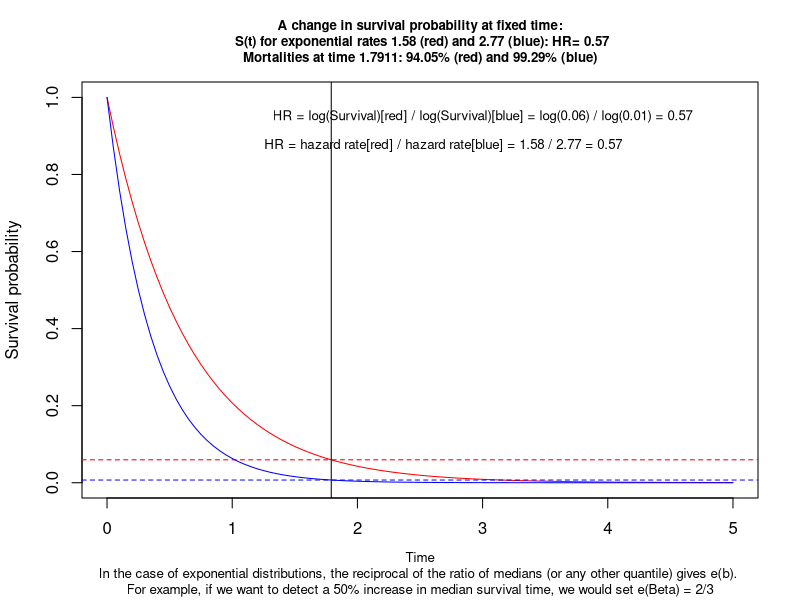
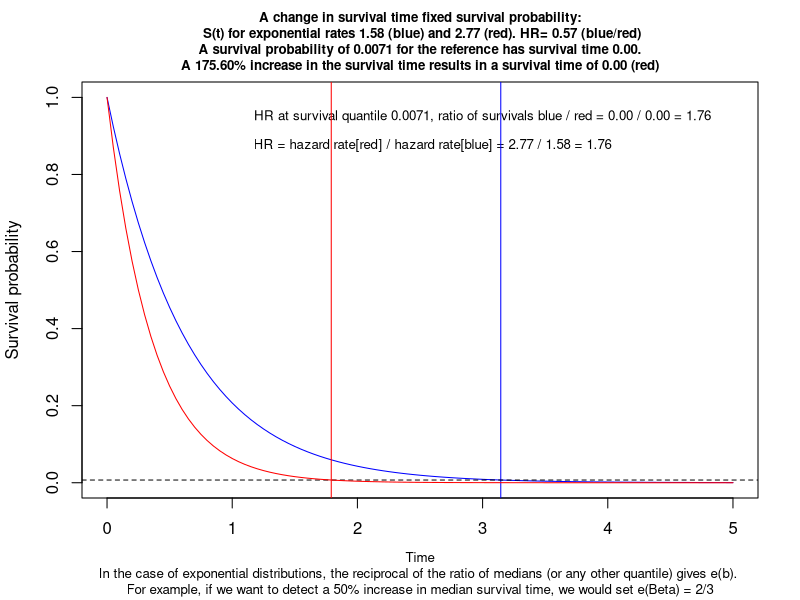
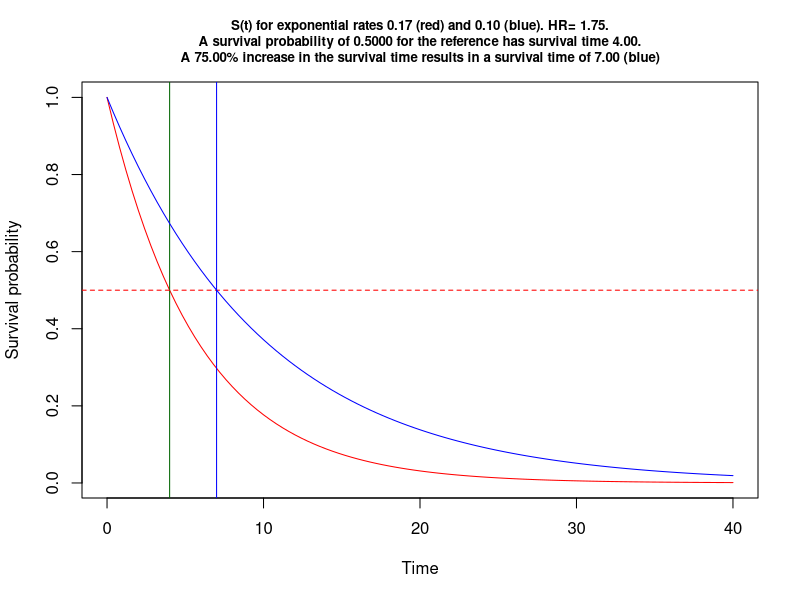
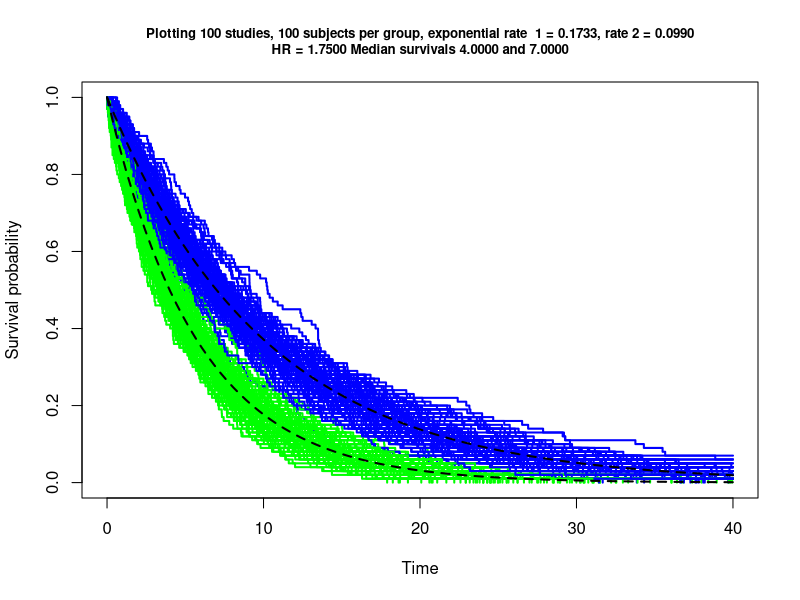

These charts were generated, in order, by the following R code: (Note: this script raises an error after producing the figures.)
## ---- chunk 1

#/***************************************************************************#
#Filename           :      xxxxxxxxxxxxxxxxxxxxx
#Author             :      obrieea1
#Date               :      xx-May-2021
#R                  :      xxxxxxxxxxxxx
#Platform           :      xxxxxxxxxxxxx 
#Project/Study      :      xxxxxxxxxxxxx
#Description        :      xxxxxxxxxxxxx   
#Assumptions:   
#Input              :       
#Output             :      An .R, .Rmd and .html file is output to xxx
#                          An .R file is output to the dir where original .Rmd file is located
#Macros used        :      none
#---------------------------------------------------------------------------
#MODIFICATION HISTORY: 
#    <DD-MON-YYYY>,
#    <Description> 
#    
#***************************************************************************/

# knit: (function(inputFile, encoding) { 
#               out_dir <- '~/Survival-power';   
#           rmarkdown::render(inputFile,
#                         encoding=encoding, 
#       output_file=file.path(out_dir,'survival power exploration.html')) })

        rm(list=ls())

        set.seed(123)
        startTime<-proc.time()
        library(knitr)
        knit_hooks$set(purl = hook_purl)  #new line
        options(width=120)
        options(width = 999)
        opts_chunk$set(comment = "", warning = FALSE, message = FALSE,
                       echo = FALSE, tidy = FALSE, size="tiny",  cache=FALSE,
                       progress=TRUE,
                         fig.width=7, fig.height=3.5,
                       cache.path = 'program_Cache/',
                       fig.path='figure/')
         
        knitr::knit_hooks$set(inline = function(x) {
          knitr:::format_sci(x, 'md')
        })
         
        
        options(scipen=999)  # remove scientific notation
        
      
        # create an R file of the code!
        # https://stackoverflow.com/questions/26048722/knitr-and-tangle-code-without-execution
        
         # knit_hooks$set(purl = function(before, options) {
         #   if (before) return()
         #   input  = current_input()  # filename of input document
         #   output = paste(tools::file_path_sans_ext(input), 'R', sep = '.')
         #   if (knitr:::isFALSE(knitr:::.knitEnv$tangle.start)) {
         #   assign('tangle.start', TRUE, knitr:::.knitEnv)
         #   unlink(output)
         # }
         #   cat(options$code, file = output, sep = '\n', append = TRUE)
         # })

          # function to calculate the mode     
          getmode <- function(v) {
               uniqv <- unique(v)
               uniqv[which.max(tabulate(match(v, uniqv)))]
          }
  
          
        # https://stackoverflow.com/questions/36868287/purl-within-knit-duplicate-label-error
          
          options(knitr.duplicate.label = 'allow') # to help with purl
 
          
## ---- chunk 2

 
      
      gps1 <-  paste0('~/Survival-power')
      gps2 <-  paste0('~/Survival-power')
      
      path.script <- paste0(gps1, '')        # code to go here
      path.import <- paste0(gps2, '')  # data is here
      path.export <- paste0(gps1, '') 
      
      wd <- Rhome <- paste0('~/Survival-power')
      wd.code <- paste0(Rhome,'')                 
      wd.data <- paste0(Rhome,'')
 
      
      
      # rounding functions
      p2 <- function(x) {formatC(x, format="f", digits=2)}
      p3 <- function(x) {formatC(x, format="f", digits=3)}
      p4 <- function(x) {formatC(x, format="f", digits=4)}
      
       # https://stackoverflow.com/questions/3245862/format-numbers-to-significant-figures-nicely-in-r
      formatz <- function(x){
        
        if (!is.na(x)  ) {
          
          formatC(signif(x,digits=5), digits=5,format="fg", flag="#",big.mark=",")
          
        }
        
      }
      
      formatz0 <- function(x){
        sprintf(x, fmt = '%s')  
      }
      formatz1 <- function(x){
        sprintf(x, fmt = '%#.1f')  
      }
      formatz2 <- function(x){
        sprintf(x, fmt = '%#.2f')  
      }
      formatz00 <- function(x){
        round(x,0) 
      }
      formatz4 <- function(x){
        sprintf(x, fmt = '%#.4f')  
      }
 
      
## ---- chunk 3
      
    # functions  to get means and SDs, not used
    mymean <- function(x) {mean(x, na.rm=T)}
    mysd <- function(x) {sd(x, na.rm=T)}
    
     
## ---- chunk 4
 
    library(survival)
    library(rms) # for modelling
    library(tidyverse)
   
## ---- chunk 5
      
  # x <- list.files(path.import,".")   # get the names of all files in this dir.
  # #
  # f <- x[grep("\\.sas7bdat\\b",x)]  # get the names that include sas7bdat
  # 
  # f <- c("zzzzz.sas7bdat","yyyy.sas7bdat","xxxx.sas7bdat")
  # 
  # # assign names to objects and call the object the actual name
  # for (i in 1:length(f)) assign(f[i], haven::read_sas(paste0(path.import,f[i])))

  lambda  <-runif(1,1,3)                       # random, this will be a constant hazard rate
  lambda2 <-runif(1,1,3)                       # random, second curve rate
  
  #new
  A  <-runif(1,1,3)                       # random, this will be a constant hazard rate
  B  <-runif(1,1,3)                       # random, second curve rate
  lamda   <- min(A,B)           # best survival
  lambda2 <- max(A,B)           # worst surivial red curve
  #end new
  
  end <- ceiling(-(log(1-.999)/ lambda))       # for plotting 99th percentile
  s <- seq(0,end, length.out = end+1)          # reasonable x axis
  #p <- 0.5                                    # choose survival prop
  p <- runif(1)                                # random survival prop
  ms <- -log(1-p)/lambda                       # survival time  for survival prop p

  (time1 <- ms )
  (mort1 <-  exp(-lambda2*  ms  ) ) # e^-lambda*t
  
  # tereneau book p62
  # In the case of exponential distributions, the reciprocal of the ratio of
  # medians (or any other quantile) gives e(b). For example, if we want to
  # detect a 50% increase in median survival time, we would set e(Beta) = 2/3. 
  (log(1-p)/log(mort1))
  lambda/lambda2
  #~~~~~~~~~~~~~~~~~~~~~~~~~~~~~~~~~~~~~~~~~~~~~~~~~~~~~~~~~~~~~~~~~~~~~~~~~~~~~~~~~~~~
  #~~~~~~~~~~~~~~~~~~~~~~~~~~~~~~~~~~~~~~~~~~~Survival function~~~~~~~~~~~~~~~~~~~~~~~~~~~~~~~
  zp <- function(x, shape, scale)
    pweibull(x, shape=shape, scale=scale,lower.tail=F)
  
  #~~~~~~~~~~~~~~~~~~
  curve(zp(x, shape=1, scale=1/lambda), from=0, to=end, 
         main=paste0("A change in survival probability at fixed time:\n S(t) for exponential rates ",
                     formatz2(lambda),         " (red) and ",
                     formatz2(lambda2),        " (blue): HR= ",
                     formatz2(lambda/lambda2), "\nMortalities at time ",
                     formatz4(ms),             ": ",
                     formatz2(p*100),          "% (red) and ", 
                     formatz2((1-mort1)*100 ), "% (blue)" ), 
                     cex.main = .8,
                     ylab='Survival probability', xlab='', col="red", 
                     sub= "Time\nIn the case of exponential distributions, the reciprocal of the ratio of medians (or any other quantile) gives e(b). \nFor example, if we want to detect a 50% increase in median survival time, we would set e(Beta) = 2/3" ,  cex.sub=.8)

  abline(v=ms )  
  abline(h=1-p , col='red' , lty=2)
  #~~~~~~~~~~~~~~~~~~
  curve(zp(x, shape=1, scale=1/lambda2), from=0, to=end,    # main=paste0("S(t), rate = ",lambda2,""),
        ylab='Survival probability', xlab='Time', col="blue", add=TRUE)
  abline(h=mort1 , col='blue' , lty=2)                      # think of exp(-lambda*t) where t is the define line above
  #~~~~~~~~~~~~~~~~~~
  text(x = end*.6, y = .95, #(1-p)*1.1, #.7,                # Text with different color & size
       paste0("HR = log(Survival)[red] / log(Survival)[blue] = log("
              ,formatz2(1-p),                  ") / log(",
              formatz2(mort1),                 ") = ", 
              formatz2( log(1-p)/log(mort1) ), ""),
       col = "black",#1b98e0",
       cex = .8)
  #~~~~~~~~~~~~~~~~~~
  text(x = end*.537, y = .875, #mort1*.9, #.5,                # Text with different color & size
       paste0(expression("HR = hazard rate[red] / hazard rate[blue] = "),
              formatz2(lambda),         " / ",
              formatz2(lambda2),        " = ",
              formatz2(lambda/lambda2), ""
              ),
       col = "black",#1b98e0",
             cex = .8)
  #~~~~~~~~~~~~~~~~~~
     # ratio of two survivals
     A <- -log(1-p)/lambda2
     B <- -log(1-p)/lambda
      
     A/B
     lambda/lambda2

## ---- chunk 6
      
 #~~~~~~~~~~~~~~~~~~~~~~~~~~~~~~~~~~~~~~~~~~~~~~~~~~~~~~~~~~~~~~~~~~~~~~~~~~~~~~~~~~~~~~~~~~~~~~~~
 ## instead of survival mortality lets postulated change in the time for survival  
 #a 50% increase in median survival time, we would set e(3 =
 


# temp code these out
# fact. <-     runif(1) # random % increase in time for survival of this means
# lambda2  <-  lambda/(1+fact.)  # use lambda from previous chunk
# hr    <-     lambda2/lambda
 
 
 # ref.time <- -log(p)/lambda
 # trt.time <- -log(p)/lambda2
 
 # new
 p <- mort1   # copy the blue 
 ref.time <- s1 <- -log(1-p)/lambda
 trt.time <- s2 <- -log(1-p)/lambda2 
 fact. <- perc.chg <- (1+(s1/s2-1))
 
 s2
 s1
 s2*(1+(s1/s2-1))
 hr    <-     lambda/lambda2
 # end new
 
 
 curve(zp(x, shape=1, scale=1/lambda), from=0, to=end, 
       main=paste0(  "A change in survival time fixed survival probability:\n S(t) for exponential rates ",
          formatz2(lambda),    " (blue) and ",
          formatz2(lambda2),   " (red). HR= ",
          formatz2(hr),        " (blue/red)\n A survival probability of ",
          formatz4(p),         " for the reference has survival time ",
          formatz2( ref.time), ". \nA ",
          formatz2(fact.*100) ,"% increase in the survival time results in a survival time of ",
          formatz2(trt.time),  " (red)"),  cex.main = .8,
          ylab='Survival probability',xlab='', 
          col="blue",
          sub= "Time\nIn the case of exponential distributions, the reciprocal of the ratio of medians (or any other quantile) gives e(b). \nFor example, if we want to detect a 50% increase in median survival time, we would set e(Beta) = 2/3" , cex.sub=.8)
 
   text(x = end*.6, y = .95, #p*1.2,              # Text with different color & size
       paste0("HR at survival quantile ",formatz4(p),", ratio of survivals blue / red = "
              ,formatz2(ref.time),             " / ",
              formatz2(trt.time),              " = ", 
              formatz2( ref.time/trt.time ),   ""),
       col = "black",
       cex = .8)
 
  #~~~~~~~~~~~~~~~~~~
  text(x = end*.52, y = .875, #mort1*.9, #.5,                # Text with different color & size
       paste0(expression("HR = hazard rate[red] / hazard rate[blue] = "),
              formatz2(lambda2)," / ",formatz2(lambda)," = "
              ,formatz2(lambda2/lambda),""
              ),
       col = "black",#1b98e0",
             cex = .8)
  #~~~~~~~~~~~~~~~~~~~
 abline(v= -log(p)/lambda, col='blue')  
 abline(h=p , col='black' , lty=2)
 abline(v= -log(p)/lambda2 , col='red')   
 
 curve(zp(x, shape=1, scale=1/lambda2), from=0, to=end,  
       ylab='Survival probability', xlab='Time', col="red", add=TRUE)
  
 #~~~~~~~~~~~~~~~~~~~~~~~~~~~~~~~~~~~~~~~~~~~~~~~~~~~~~~~~~~~~~~~~~~~~~~~~~~~~~~~~~~~~~~~~~~~~~~~~
 
 
## ---- chunk 7
     
## ---- chunk 8
 
# This function is useful for creating d1 an input to Hmisc cpower

  morti <- function ( d0=.5, hr=2/3, time=6){
    
      lambda = -log(1-d0)/time     # hazard rate 
      m = 1 - exp(-lambda*time*hr) # mortality hence subtracting from 1
      return(m)
  } 
  
 
  d0 <- 0.5
  d1 <- morti()
  
  cpower(tref=6, n=352, mc=d0, r= 100*(d0 - d1)/d0, tmin=39/4, 
         accrual=74/4, alpha=.05, pr=TRUE,
         noncomp.c = 0, noncomp.i = 0)


 
## ---- chunk 9

## ---- chunk 10
  
d0 <- 1-.29
d1 <- 1-.4
cpower(tref=1, n=444, mc=d0, r= 100*(d0 - d1)/d0, tmin=1, 
       accrual=1, alpha=.05, pr=TRUE,
       noncomp.c = 0, noncomp.i = 0)
  
  
  
## ---- chunk 11
     
## ---- chunk 12
     

cpower(tref=2, n=1000, mc=.2, r=25, accrual=2, tmin=1, 
       noncomp.c=10, noncomp.i=17.5)

# repeating using my function, only difference due to rounding

  d0= .2
  time=2
  hr=0.7283
  d1 <- morti(d0=d0, hr= hr, time=time)
  
  cpower(tref=time, n=1000, mc=d0, r=100*(d0 - d1)/d0, accrual=2, tmin=1, 
         noncomp.c=10, noncomp.i=17.5)
 
## ---- chunk 13

  
  d0= .6
  time=5
  d1=.41
  
  cpower(tref=time, n=400, mc=d0, r=100*(d0 - d1)/d0, accrual=1.5, tmin=2,    # p478 and p482
         noncomp.c=0, noncomp.i=0)
  
  cpower(tref=time, n=400, mc=d0, r=100*(d0 - d1)/d0, accrual=2.0,  tmin=2,    # p483
         noncomp.c=0, noncomp.i=0)
  
  cpower(tref=time, n=903, mc=d0, r=100*(d0 - d1)/d0, accrual=20/24, tmin=0,  # p483 no this does not match <-!!
         noncomp.c=0, noncomp.i=0) 


## ---- chunk 14

# Stata survival book p353/354, we duplicate with cpower
# stpower exponential 0.03, hratio(0.6) power(0.9) aperiod(20) fperiod(15)

    hr   <- 0.6
    h    <- 0.03  
    time <- 1/h*(-log(1-0.5))^(1)  #Weibull
    d0   <- 0.5
    d1   <- morti(d0=d0, hr= hr, time=time)  # my function
  
  cpower(tref=time, n=190*2, mc=d0, r=100*(d0 - d1)/d0, accrual=20, tmin=15, 
         noncomp.c=0, noncomp.i=0) #

## ---- chunk 15

 
# stpower exponential 0.03, hratio(0.6) power(0.9) fperiod(35) loghazard detail

simfunx <- function(p=1, hr=.6, n=30, At=20, lambdaC=.018, alpha=0.05, seed=NULL ) {
  
      if (!is.null(seed)) set.seed(seed)
      
      h  <- lambdaC #                    # hazard for exponential using med surv, remeber -log(0.5) is the same 
      ms <- 1/h*(-log(1-0.5))^(p)        # lets show we know how to recreate median survival
      T1 <- 1/h*(-log(runif(n)))^(p)     # weibull times, p=1 so exp, lambda=h
      
      ms2<- ms*hr                        # use the HR to get hazard in other group
      h2 <- log(2)/ms2
      T2 <- 1/h2*(-log(runif(n)))^(p)    # create n weibull times, p=1 so exp, lambda=h2
      
      # lambdaC hazard of censoring
      C1 = rweibull(n, shape=1, scale=1/lambdaC)   # censoring time
      C2 = rweibull(n, shape=1, scale=1/lambdaC)   # censoring time
      
      C1 = rep(100000,n)    # censoring time, basically no censoring due to large time I use here
      C2 = rep(100000,n)    # censoring time  basically no censoring due to large time I use here
      
      time1 = pmin(T1,C1)  # observed time is min of censored and true grp0
      time2 = pmin(T2,C2)  # observed time is min of censored and true grp1
      
      event1 = time1==T1   
      event2 = time2==T2   
      
      event = c(event1,event2)
      Ti = c(time1,time2)
      
      event <- ifelse(Ti >= At, 0, event)
      Ti <-     ifelse(Ti >= At, At, Ti)
      #~~~~~~~~~~~~~~~~~~~~~~~~~~~~~~~~~~~~~~~~~~~~~~~~~~~~~~~~~~~~~~~~~~~~~
      dd <- data.frame(T= Ti, 
                       x = c(rep(1,n), rep(0,n)), 
                       event = event )
      
      l = coxph(Surv(T, event) ~ x, dd)
      
      o <- anova(l)$`Pr(>|Chi|)`[2] # P-value from likelihood ratio test
      
      pow <- o<=alpha
      
      u <- exp(confint(l, level = .9))  [2][[1]]  # use for upper 90% conf interval for non inferiority
      
      n <- (l$n-l$nevent)/l$n  
      
      p <- exp(l$coefficients[[1]])
      
      ev <- l$nevent  # no of events
      
      h1=h
      h2=h2
      
      c( (h1), (h2), (ev),  (n), (p), (u), (o),  (pow))
}


  simres <- plyr::raply(1000,simfunx(p=1, hr=1/.6, n=294/2, At=35, lambdaC=.03))
  simres <- as.data.frame(simres)
  names(simres) <- c("h1","h2","No of events", "Proportion of events","HR", "HR Upper 90CI","Mean P-value","Power")
  options(digits=3)
  r <- (apply(simres,2, mean))
  r<-as.data.frame(r)
  print(kable(t(r)))
  options(digits=7)


## ---- chunk 16


## ---- chunk 17


simfunf <- function(p=1, hr=.6, n=30, acc=20, fup=5, lambdaC=.018, alpha=0.05, seed=NULL ) {
  
  if (!is.null(seed)) set.seed(seed)
  
  At <- T1 <- T2 <- D1 <- D2 <- T1a <- T2a <- time1 <- time2 <- l <- NULL
  
  At= acc + fup
  
  h  <- lambdaC #                    # hazard for exponential using med surv, remeber -log(0.5) is the same 
  ms <- 1/h*(-log(1-0.5))^(p)        # lets show we know how to recreate median survival
  T1 <- 1/h*(-log(runif(n)))^(p)     # weibull times, p=1 so exp, lambda=h
  
  ms2<- ms*hr                        # use the HR to get hazard in other group
  h2 <- log(2)/ms2
  T2 <- 1/h2*(-log(runif(n)))^(p)    # create n weibull times, p=1 so exp, lambda=h2
  
  # lambdaC hazard of censoring
  C1 = rweibull(n, shape=1, scale=1/lambdaC)   # censoring time
  C2 = rweibull(n, shape=1, scale=1/lambdaC)   # censoring time
  
  a1 <- runif(n,0,acc) # use these for random uniform accrual times
  a2 <- runif(n,0,acc)
  
  D1 = T1+a1   # add rand uniform to weibull events
  D2 = T2+a2
  
  T1a <- ifelse(D1>At, At,  T1 )  # make sure no time + accrual entry exceeds accrual + follow up
  T2a <- ifelse(D2>At, At,  T2 )  # and replace [rand uniform to weibull events] with original time to event time

  # by pass censoring, so no censoring!
  C1 = rep(100000,n)    # censoring time, basically no censoring
  C2 = rep(100000,n)    # censoring time  basically no censoring
  
  time1 = pmin(T1a,C1)  # observed time is min of censored and true grp0
  time2 = pmin(T2a,C2)  # observed time is min of censored and true grp1
  
  event1 = time1==T1a   
  event2 = time2==T2a   
  
  
  event = c(event1,event2)
  Ti = c(time1,time2)
  
  event <- ifelse(Ti >= At, 0, event)
  Ti <-     ifelse(Ti >= At, At, Ti)
  #~~~~~~~~~~~~~~~~~~~~~~~~~~~~~~~~~~~~~~~~~~~~~~~~~~~~~~~~~~~~~~~~~~~~~
  dd <- data.frame(T= Ti, 
                   x = c(rep(1,n), rep(0,n)), 
                   event = event )
  
  l = coxph(Surv(T, event) ~ x, dd)
  
  o <- anova(l)$`Pr(>|Chi|)`[2] # P-value from likelihood ratio test
  
  pow <- o<=alpha
  
  u <- exp(confint(l, level = .9))  [2][[1]]  # use for upper 90% conf interval for non inferiority
  
  n <- (l$n-l$nevent)/l$n  
  
  p <- exp(l$coefficients[[1]])
  
  ev <- l$nevent  # no of events
  
  h1=h
  h2=h2
  
  c(h1,h2,ev,n,p,u,o, pow)
}

# my god it works!!!
  simres <- plyr::raply(1000,simfunf(p=1, hr=.6, n=190,  lambdaC=.018, acc=20, fup=15))
  simres <- as.data.frame(simres)
  names(simres) <- c("h1","h2","No of events", "Proportion of events","HR", "HR Upper 90CI","Mean P-value","Power")
  options(digits=3)
  r <- (apply(simres,2, mean))
  r<-as.data.frame(r)
  print(kable(t(r)))
  options(digits=7)


## ---- chunk 18
 
  
  hr=.6
  h  <- .03  
  time <- 1/h*(-log(1-0.5))^(1) 
  d0=.5
  
  d1 <- morti(d0=d0, hr= hr, time=time)
  
  cpower(tref=time, n=190*2, mc=d0, r=100*(d0 - d1)/d0, accrual=20, tmin=15, 
         noncomp.c=0, noncomp.i=0) #?


## ---- chunk 19
 
  weibSurv <- function(x, shape, scale)
      pweibull(x, shape=shape, scale=scale,lower.tail=F)

#~~~~~~~~~~~~~~~~~~~~~~~~~~~~~~~~~~~~~~~~~~~~~~~~~~~~~~~~~~~~~~~~~~~~~~~~~~~~~~~~~~~~~~~~~~~~~~~~
# instead of survival mortality lets postulated change in the time for survival  
# visualize the question
#~~~~~~~~~~~~~~~~~~~~~~~~~~~~~~~~~~~~~~~~~~~~~~~~~~~~~~~~~~~~~~~~~~~~~~~~~~~~~~~~~~~~~~~~~~~~~~~~

  # inputs
  n     <- 100                             # no of patients per group
  ms1   <- 4                               # median survival null
  ms2   <- 7                               # median survival alternative
  p     <- 0.50                            # time for survival probability
  fact. <- (ms2-ms1)/ms1                   # % increase in time for survival of this means
  h     <- lambda   <-  log(2)/ms1         # baseline hazard (reference)
  h2    <- lambda2  <-  lambda/(1+fact.)   # alternate hazard
  hr    <- lambda/lambda2                  # hr compares to alternate/longer survival

## ---- chunk 20
   
  
#~~~~~~~~~~~~~~~~~~~~~~~~~~~~~~~~~~~~~~~~~~~~~~~~~~~~~~~~~~~~~~~~~~~~~~~~~~~~~~~~~~~~~~~~~~~~~~~~
# visualize the question
#~~~~~~~~~~~~~~~~~~~~~~~~~~~~~~~~~~~~~~~~~~~~~~~~~~~~~~~~~~~~~~~~~~~~~~~~~~~~~~~~~~~~~~~~~~~~~~~~

  end <- ceiling(-(log(1-.999)/ lambda))       # for plotting the range of x axis, calc. 99th percentile
  s   <- seq(0,end, length.out = end+1)    
  
  curve(weibSurv(x, shape=1, scale=1/lambda), from=0, to=end, 
        main=paste0("S(t) for exponential rates ",formatz2(lambda)," (red) and ",formatz2(lambda2), " (blue). HR= ",formatz2(hr),".\n A survival probability of ",formatz4(p)," for the reference has survival time ",
                    formatz2(-log(p)/lambda),". \nA ",formatz2(fact.*100) ,"% increase in the survival time results in a survival time of ",formatz2(-log(p)/lambda2)," (blue)"),  cex.main = .8,
        ylab='Survival probability', xlab='Time', col="red")
  
  abline(v= -log(p)/lambda, col='darkgreen')  
  abline(h=p , col='red' , lty=2)
  abline(v= -log(p)/lambda2 , col='blue')   
  
  curve(weibSurv(x, shape=1, scale=1/lambda2), from=0, to=end,  
        ylab='Survival probability', xlab='Time', col="blue", add=TRUE)

## ---- chunk 21
  
#~~~~~~~~~~~~~~~~~~~~~~~~~~~~~~~~~~~~~~~~~~~~~~~~~~~~~~~~~~~~~~~~~~~~~~~~~~~~~~~~~~~~~~~~~~~~~~~~
# Plot many studies
#~~~~~~~~~~~~~~~~~~~~~~~~~~~~~~~~~~~~~~~~~~~~~~~~~~~~~~~~~~~~~~~~~~~~~~~~~~~~~~~~~~~~~~~~~~~~~~~~

  T1 <- 1/h* (-log(runif(n)))^(1)      # 1 in brackets dictates exponential dist
  T2 <- 1/h2*(-log(runif(n)))^(1)      # 1 in brackets dictates exponential dist
  
  survfit1 <- survfit(Surv(T1) ~ 1)
  plot(survfit1, ylab="Survival probability", xlab="Time",col="green", conf.int=FALSE, 
       main=paste0("Plotting ",n," studies, ",n," subjects per group, exponential rate  1 = ",formatz4(h),", rate 2 = ",formatz4(h2), "\nHR = ",formatz4(h/h2),
                   " Median survivals ",formatz4(log(2)/lambda)," and ",formatz4(log(2)/lambda2)), xlim=c(0,end), cex.main = .8)
  
  survfit2 <- survfit(Surv(T2) ~ 1)
  lines(survfit2, lwd=2, col='blue', conf.int = FALSE)  
  
  # draw 100 studies!
  for ( i in 1:n) {
    
    T1 <- 1/h* (-log(runif(n)))^(1)   # 1 in brackets dictates exponential dist
    T2 <- 1/h2*(-log(runif(n)))^(1)   # 1 in brackets dictates exponential dist
    
    survfit1 <- survfit(Surv(T1) ~ 1)
    lines(survfit1, lwd=2, col='green', conf.int = FALSE)  
    
    survfit2 <- survfit(Surv(T2) ~ 1)
    lines(survfit2, lwd=2, col='blue', conf.int = FALSE)  
    
  }
  
  # plot true survival curve, constant hazard h
  curve(weibSurv(x, shape=1, scale=1/h), from=0, to=end, n=length(T1), 
        col='black', lwd=2, lty=2,
        ylim=c(0,1), add=TRUE)
  
  # plot true survival curve, constant hazard h2
  curve(weibSurv(x, shape=1, scale=1/h2), from=0, to=end, n=length(T1), 
        col='black', lwd=2, lty=2,
        ylim=c(0,1), add=TRUE)


## ---- chunk 22
  
#~~~~~~~~~~~~~~~~~~~~~~~~~~~~~~~~~~~~~~~~~~~~~~~~~~~~~~~~~~~~~~~~~~~~~~~~~~~~~~~~~~~~~~~~~~~~~~~~
# power simulation
#~~~~~~~~~~~~~~~~~~~~~~~~~~~~~~~~~~~~~~~~~~~~~~~~~~~~~~~~~~~~~~~~~~~~~~~~~~~~~~~~~~~~~~~~~~~~~~~~

  sim = function(h,h2,n) {
    
    # Simulate some time to event data
    T1 <- 1/h* (-log(runif(n)))^(1)   
    T2 <- 1/h2*(-log(runif(n)))^(1) 
    
    # data
    ti = c(T1, T2)
    gr = c(rep(1, n), rep(0, n))
    
    l = coxph(Surv(ti) ~ gr)    # Fit Cox model
    anova(l)$`Pr(>|Chi|)`[2]   # P-value 
  }
  
  #set.seed(123) # Reproducible pseudorandom numbers
  pv <-  replicate(1000, sim(n = 200/2, h = h, h2=h2)) 
  mean(pv <= 0.05)  

  
## ---- chunk 23
#~~~~~~~~~~~~~~~~~~~~~~~~~~~~~~~~~~~~~~~~~~~~~~~~~~~~~~~~~~~~~~~~~~~~~~~~~~~~~~~~~~~~~~~~~~~~~~~~
# let's use Frank Harrell Hmisc cpower function
# the perspective here is change in mortality at initial time of interest rather 
#~~~~~~~~~~~~~~~~~~~~~~~~~~~~~~~~~~~~~~~~~~~~~~~~~~~~~~~~~~~~~~~~~~~~~~~~~~~~~~~~~~~~~~~~~~~~~~~~
  morti <- function ( d0=.5, hr=2/3, time=6){
    
    lambda = -log(1-d0)/time     # hazard rate 
    m = 1 - exp(-lambda*time*hr) # mortality hence subtracting from 1
    return(m)
  } 
  
  time <- ms1
  d0   <- p
  hr   <- 1/hr
  
  d1 <- morti(d0=d0, hr= hr, time=time)
  
  # looking at graph above just made me choose accrual time 100 with no further follow up
  Hmisc::cpower(tref=time, n=100*2, mc=d0, r=100*(d0 - d1)/d0, accrual=100, tmin=0, 
         noncomp.c=0, noncomp.i=0) 
  
    Hmisc::cpower(tref=time, n=152, mc=d0, r=100*(d0 - d1)/d0, accrual=100, tmin=0, 
         noncomp.c=0, noncomp.i=0) 
  

## ---- chunk 24


 w.sim2 <- function(p=1, hr=1.75, n=100, At=30, ms=5.5, lambdaC=.04) { 

      h  <- log(2)/ms                    # hazard for exponential
      ms <- 1/h*(-log(1-0.5))^(p)        # median survival
      T1 <- 1/h*(-log(runif(n)))^(p)     # weibull times, p=1 so exp, lambda=h
      
      ms2<- ms*hr                        # use the HR to get hazard in other group
      h2 <- log(2)/ms2
      T2 <- 1/h2*(-log(runif(n)))^(p)    # weibull times, p=1 so exp, lambda=h2
      
      # lambdaC hazard of censoring
      C1 = rweibull(n, shape=1, scale=1/lambdaC)   # censoring time
      C2 = rweibull(n, shape=1, scale=1/lambdaC)   # censoring time
      
      time1 = pmin(T1,C1)  # observed time is min of censored and true grp0
      time2 = pmin(T2,C2)  # observed time is min of censored and true grp1
      
      event1 = time1==T1   
      event2 = time2==T2   
      
      event = c(event1,event2)
      #~~~~~~~~~~~~~~~~~~~~~~~~~~~~~~~~~~~~~~~~~~~~~~~~~~~~~~~~~~~~~~~~~~~~~
      dat <- data.frame(T = c(time1,time2), 
                        x = c(rep(1,n), rep(0,n)), 
                        event = c(event1,event2) )

      l = coxph(Surv(T, event) ~ x, dat)
      
      pv <- anova(l)$`Pr(>|Chi|)`[2] # P-value from likelihood ratio test
      
      # collect
      o <- pv
      
      n <- (l$n-l$nevent)/l$n
      
      p <- exp(l$coefficients[[1]])
      
      ev <- l$nevent
      
   #   pow <- o <=.05
      
      output <- list(o,n,p,ev )
      
      return(output)

    }

 
  fact.    <-   (7-4)/4  # % increase in time for survival of this means
  lambda   <-  log(2)/4 # baseline hazard (reference)
  lambda2  <-  lambda/(1+fact.)
  hr       <-  lambda/lambda2
   
   
  # need to double check inputs are correct here??
  require(survival)
  phr = replicate(1000, w.sim2(p=1, hr=hr, n=200/2, At=30000, ms=7, lambdaC=0.00006)) # # censoring and admin censoring times are so big they have no effect
  phr <- t(phr)
  mean(phr[,1] <= 0.05) 


## ---- chunk 25
  
  
#~~~~~~~~~~~~~~~~~~~~~~~~~~~~~~~~~~~~~~~~~~~~~~~~~~~~~~~~~~~~~~~~~~~~~~~~~~~~~~~~~~~~~~~~~~~~~~~~
# non inf power simulation - under construction
#~~~~~~~~~~~~~~~~~~~~~~~~~~~~~~~~~~~~~~~~~~~~~~~~~~~~~~~~~~~~~~~~~~~~~~~~~~~~~~~~~~~~~~~~~~~~~~~~
  # inputs
  n     <- 100                             # no of patients per group
  ms1   <- 4                               # median survival null
  ms2   <- 7                               # median survival alternative
  p     <- 0.50                            # time for survival probability
  fact. <- (ms2-ms1)/ms1                   # % increase in time for survival of this means
  h     <- lambda   <-  log(2)/ms1         # baseline hazard (reference)
  h2    <- lambda2  <-  lambda/(1+fact.)   # alternate hazard
  hr    <- lambda/lambda2                  # hr compare
  
  
  simi = function(h,h2,n) {
    
    # Simulate some time to event data
    T1 <- 1/h* (-log(runif(n)))^(1)   
    T2 <- 1/h2*(-log(runif(n)))^(1) 
    
    # data
    ti = c(T1, T2)
    gr = c(rep(1, n), rep(0, n))
    
    l = coxph(Surv(ti) ~ gr)    # Fit Cox model
    #anova(l)$`Pr(>|Chi|)`[2]   # P-value 
    exp(confint(l, level = .9))  [1][[1]]  # use for lower CI
    
  }
  
  #set.seed(123) # Reproducible pseudorandom numbers
  # try less samples
  pv <-  replicate(1000, simi(n = 50/2, h = h, h2=h2)) 
  mean(pv >  0.80)
  mean(pv >  0.85) 
  mean(pv >  0.90)
  mean(pv >  0.95)  
 # mean(pv > 1.0)
#  mean(pv > 1.1)  
#  mean(pv > 1.2)
  








## ---- chunk 26

      options(width=70)
     # opts_knit$set(root.dir = wd.code)   ##THIS SETS YOUR WORKING DIRECTORY
      sessionInfo()
      print(getwd())
      stopTime<-proc.time()


## ---- chunk 27

    # move stangle R file to a folder in GPS
    # put this at bottom and give it the same name as the RMD file , replace any blanks with underscore
    # https://amywhiteheadresearch.wordpress.com/2014/11/12/copying-files-with-r/

    # https://stackoverflow.com/questions/21101573/need-the-filename-of-the-rmd-when-knitr-runs
    x <- knitr::current_input() 
    x
    rcode <-  gsub(' ','_', trimws(x))                       # replace blank with underscore, this is needed
    file.copy(rcode, path.script,  overwrite=TRUE)           # make a copy of the rcode in a folder of choice
    
    
    # saving the html to GPS!
    # https://stackoverflow.com/questions/28894515/rmarkdown-directing-output-file-into-a-directory
    # x1 <- gsub('\\.Rmd','\\.html', trimws(x)) 
    # rcode <-  gsub(' ','_', trimws(x1))   
    # knit: (function(inputFile, encoding) { 
    #   out_dir <- path.script;
    #   rmarkdown::render(inputFile,
    #                     encoding=encoding, 
    #                     output_file=file.path(dirname(x), out_dir, rcode)) })
    # 
    
    #http://felixfan.github.io/extract-r-code/
    #https://www.rdocumentation.org/packages/knitr/versions/1.19/topics/knit
    #y <- knitr::current_input()
    #knitr::purl(y, output = "test.R", documentation = 2)
 
    input  = knitr::current_input()  # filename of input document
    cat("checking purl..")
    input
    output = paste(tools::file_path_sans_ext(input), 'R', sep = '.')
    output
    #tools::file_path_sans_ext(input)
    knitr::purl(input,paste0(path.script,output),documentation=1,quiet=T)  ##where do we wish to save R code?
    getwd()
    
